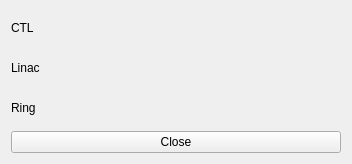
<?xml version="1.0" encoding="UTF-8"?>
<ui version="4.0">
 <class>Form</class>
 <widget class="QWidget" name="Form">
  <property name="geometry">
   <rect>
    <x>0</x>
    <y>0</y>
    <width>352</width>
    <height>164</height>
   </rect>
  </property>
  <property name="windowTitle">
   <string>Form</string>
  </property>
  <layout class="QVBoxLayout" name="verticalLayout">
   <item>
    <layout class="QGridLayout" name="gridLayout">
     <item row="2" column="5">
      <widget class="TaurusLed" name="taurusLed_9"/>
     </item>
     <item row="1" column="0">
      <widget class="QLabel" name="label_2">
       <property name="text">
        <string>Linac</string>
       </property>
      </widget>
     </item>
     <item row="0" column="0">
      <widget class="QLabel" name="label">
       <property name="text">
        <string>CTL</string>
       </property>
      </widget>
     </item>
     <item row="1" column="2">
      <widget class="TaurusLed" name="taurusLed_2"/>
     </item>
     <item row="2" column="0">
      <widget class="QLabel" name="label_3">
       <property name="text">
        <string>Ring</string>
       </property>
      </widget>
     </item>
     <item row="2" column="7">
      <widget class="TaurusLed" name="taurusLed_11"/>
     </item>
     <item row="2" column="6">
      <widget class="TaurusLed" name="taurusLed_10"/>
     </item>
     <item row="1" column="4">
      <widget class="TaurusLed" name="taurusLed_4"/>
     </item>
     <item row="1" column="3">
      <widget class="TaurusLed" name="taurusLed_3"/>
     </item>
     <item row="2" column="1">
      <widget class="TaurusLed" name="taurusLed_5"/>
     </item>
     <item row="1" column="1">
      <widget class="TaurusLed" name="taurusLed"/>
     </item>
     <item row="2" column="2">
      <widget class="TaurusLed" name="taurusLed_6"/>
     </item>
     <item row="2" column="3">
      <widget class="TaurusLed" name="taurusLed_7"/>
     </item>
     <item row="2" column="4">
      <widget class="TaurusLed" name="taurusLed_8"/>
     </item>
     <item row="2" column="8">
      <widget class="TaurusLed" name="taurusLed_12"/>
     </item>
    </layout>
   </item>
   <item>
    <widget class="QPushButton" name="pushButton">
     <property name="text">
      <string>Close</string>
     </property>
    </widget>
   </item>
  </layout>
 </widget>
 <customwidgets>
  <customwidget>
   <class>TaurusLed</class>
   <extends>QLed</extends>
   <header>taurus.qt.qtgui.display</header>
  </customwidget>
  <customwidget>
   <class>QLed</class>
   <extends>QPixmapWidget</extends>
   <header>taurus.qt.qtgui.display</header>
  </customwidget>
  <customwidget>
   <class>QPixmapWidget</class>
   <extends>QWidget</extends>
   <header>taurus.qt.qtgui.display</header>
  </customwidget>
 </customwidgets>
 <resources/>
 <connections/>
</ui>
